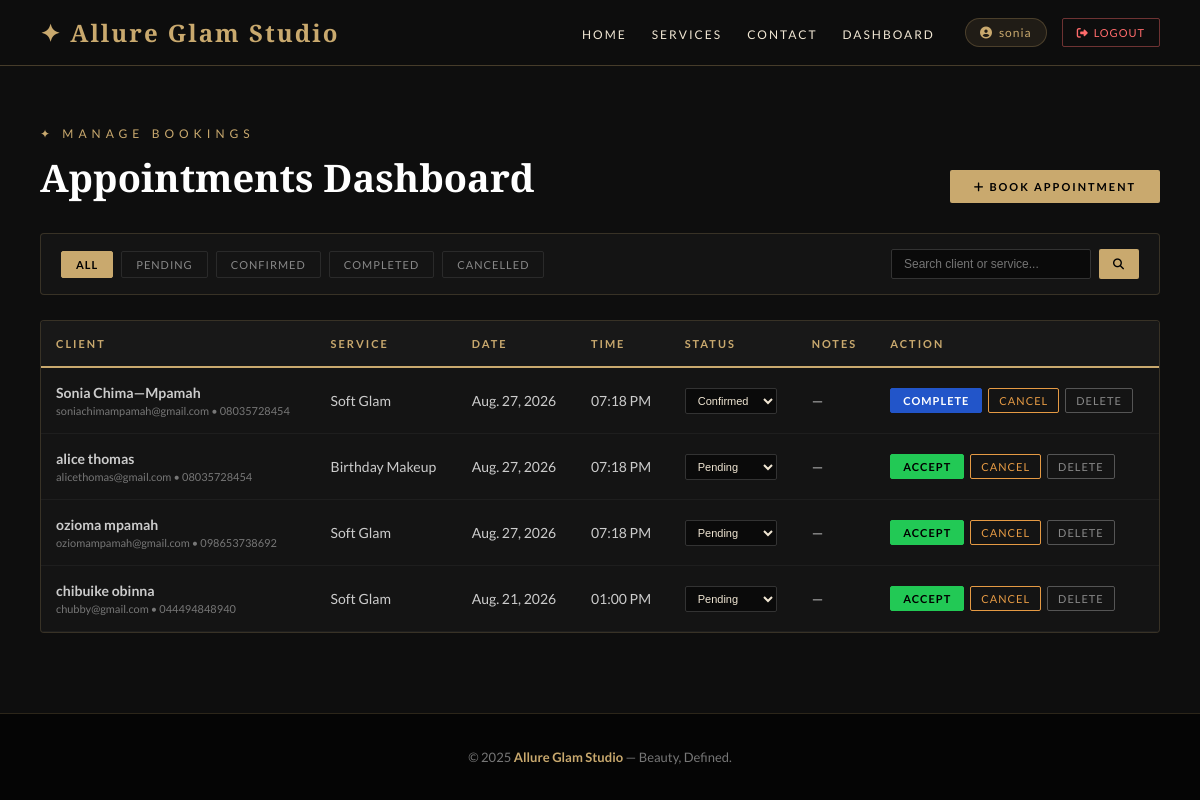
The page /dashboard/ (signed in) on the database its author committed.
### bookings/models.py (models this page shows, shortened)
class Appointment(models.Model):
    STATUS_CHOICES = [
        ('pending', 'Pending'),
        ('confirmed', 'Confirmed'),
        ('cancelled', 'Cancelled'),
        ('completed', 'Completed'),
    ]
    client = models.ForeignKey(Client, on_delete=models.CASCADE, related_name='appointments')
    service = models.ForeignKey(Service, on_delete=models.CASCADE, related_name='appointments')
    date = models.DateField()
    time = models.TimeField()
    status = models.CharField(max_length=20, choices=STATUS_CHOICES, default='pending')
    notes = models.TextField(blank=True)  # Optional notes from client
    created_at = models.DateTimeField(auto_now_add=True)
    class Meta:
        ordering = ['-date', '-time']

class Client(models.Model):
    user = models.OneToOneField(User, on_delete=models.SET_NULL, null=True, blank=True, related_name='client_profile')
    first_name = models.CharField(max_length=50)
    last_name = models.CharField(max_length=50)
    email = models.EmailField(unique=True)
    phone = models.CharField(max_length=20)

class Service(models.Model):
    name = models.CharField(max_length=100)
    description = models.TextField()
    duration_minutes = models.IntegerField()
    price = models.DecimalField(max_digits=10, decimal_places=2)
    image = models.ImageField(upload_to='services/', blank=True, null=True)

### bookings/views.py (the view, shortened to what this page needs)
# urls.py: path('dashboard/', views.dashboard, name='dashboard'),
@login_required(login_url='login')
def dashboard(request):
    is_staff_user = request.user.is_staff or request.user.is_superuser
    if is_staff_user:
        status_filter = request.GET.get('status', '').strip()
        search_query = request.GET.get('q', '').strip()
        appointments = Appointment.objects.select_related('client', 'service').all()
        if status_filter in ['pending', 'confirmed', 'cancelled', 'completed']:
            appointments = appointments.filter(status=status_filter)
    else:
        appointments = Appointment.objects.select_related('client', 'service').filter(
            Q(client__user=request.user) | Q(client__email=request.user.email)
        )
        status_filter = ''
        search_query = ''
    return render(request, 'bookings/dashboard.html', {
        'appointments': appointments,
        'is_staff': is_staff_user,
        'current_status': status_filter,
        'search_query': search_query,
    })

### bookings/templates/bookings/dashboard.html (shortened to what this page needs)
{% extends 'bookings/base.html' %}
{% block content %}
<section class="dashboard-section">
    <div class="dashboard-header">
        <div>
            <p class="section-label">✦ Manage Bookings</p>
            <h2>{% if is_staff %}Appointments Dashboard{% else %}My Appointments{% endif %}</h2>
        </div>
        <div>
            <a href="/#services" class="btn-new-booking"><i class="fas fa-plus"></i> Book Appointment</a>
        </div>
    </div>
    {% if is_staff %}
    <div class="dashboard-controls">
        <div class="filter-tabs">
            <a href="{% url 'dashboard' %}" class="filter-tab {% if not current_status %}active{% endif %}">All</a>
            <a href="{% url 'dashboard' %}?status=pending" class="filter-tab {% if current_status == 'pending' %}active{% endif %}">Pending</a>
            <a href="{% url 'dashboard' %}?status=confirmed" class="filter-tab {% if current_status == 'confirmed' %}active{% endif %}">Confirmed</a>
            <a href="{% url 'dashboard' %}?status=completed" class="filter-tab {% if current_status == 'completed' %}active{% endif %}">Completed</a>
            <a href="{% url 'dashboard' %}?status=cancelled" class="filter-tab {% if current_status == 'cancelled' %}active{% endif %}">Cancelled</a>
        </div>
        <form method="GET" action="{% url 'dashboard' %}" class="search-form">
            <input type="text" name="q" value="{{ search_query|default:'' }}" class="search-input" placeholder="Search client or service...">
            <button type="submit" class="btn-search"><i class="fas fa-search"></i></button>
        </form>
    </div>
    {% endif %}
    {% if appointments %}
    <div class="table-container">
        <table>
            <thead>
                <tr>
                    <th>Client</th>
                    <th>Service</th>
                    <th>Date</th>
                    <th>Time</th>
                    <th>Status</th>
                    <th>Notes</th>
                    <th>Action</th>
                </tr>
            </thead>
            <tbody>
                {% for appt in appointments %}
                <tr>
                    <td>
                        <strong>{{ appt.client.first_name }} {{ appt.client.last_name }}</strong>
                        {% if is_staff %}
                        <span class="client-sub">{{ appt.client.email }} • {{ appt.client.phone }}</span>
                        {% endif %}
                    </td>
                    <td>{{ appt.service.name }}</td>
                    <td>{{ appt.date }}</td>
                    <td>{{ appt.time|time:"h:i A" }}</td>
                    <td>
                        {% if is_staff %}
                        <form method="POST" action="{% url 'update_status' appt.id %}" class="status-select-form">
                            <select name="status" onchange="this.form.submit()">
                                <option value="pending" {% if appt.status == 'pending' %}selected{% endif %}>Pending</option>
                                <option value="confirmed" {% if appt.status == 'confirmed' %}selected{% endif %}>Confirmed</option>
                            </select>
                        </form>
                        {% else %}
                        <span class="badge badge-{{ appt.status }}">{{ appt.get_status_display }}</span>
                        {% endif %}
                    </td>
                    <td>{{ appt.notes|default:"—" }}</td>
                    <td>
                        {% if is_staff %}
                        <div class="action-group">
                            {% if appt.status == 'pending' %}
                            <form method="POST" action="{% url 'update_status' appt.id %}" style="display:inline;">
                                <button type="submit" class="btn-accept" title="Accept Booking">Accept</button>
                            </form>
                            <form method="POST" action="{% url 'update_status' appt.id %}" style="display:inline;">
                                <button type="submit" class="btn-cancel-admin" title="Cancel Booking">Cancel</button>
                            </form>
                            {% elif appt.status == 'confirmed' %}
                            <form method="POST" action="{% url 'update_status' appt.id %}" style="display:inline;">
                                <button type="submit" class="btn-accept" style="background:#2255c9; border-color:#2255c9; color:#fff;" title="Mark Completed">Complete</button>
                            </form>
                            <form method="POST" action="{% url 'update_status' appt.id %}" style="display:inline;">
                                <button type="submit" class="btn-cancel-admin" title="Cancel Booking">Cancel</button>
                            </form>
                            {% endif %}
                            <form method="POST" action="{% url 'delete_appointment' appt.id %}" onsubmit="return confirm('Are you sure you want to permanently delete this appointment?')" style="display:inline;">
                                <button type="submit" class="btn-delete" title="Delete Record">Delete</button>
                            </form>
                        </div>
                        {% endif %}
                    </td>
                </tr>
                {% endfor %}
            </tbody>
        </table>
    </div>
    {% else %}
    <div class="empty-state">
        <p>No appointments found. {% if not is_staff %}Ready for your next look?{% endif %} 💄</p>
        <a href="/#services" class="btn-new-booking">Explore Services & Book</a>
    </div>
    {% endif %}
</section>
{% endblock %}

### bookings/templates/bookings/base.html (shortened to what this page needs)
<!DOCTYPE html>
<html lang="en">
<head>
    <link href="https://cdnjs.cloudflare.com/ajax/libs/font-awesome/6.4.0/css/all.min.css" rel="stylesheet">
</head>
<body>
<header>
    <nav>
        <a href="/" class="logo">✦ Allure Glam Studio</a>
        <div class="nav-links-wrapper" id="navLinksWrapper">
            <ul class="nav-menu">
                <li><a href="/">Home</a></li>
                <li><a href="/#services">Services</a></li>
                <li><a href="/#contact">Contact</a></li>
                <li><a href="/dashboard/">Dashboard</a></li>
            </ul>
            <div class="nav-auth">
                {% if user.is_authenticated %}
                    <span class="user-greeting">
                        <i class="fas fa-user-circle"></i>
                        {{ user.first_name|default:user.username }}
                    </span>
                    <a href="/logout/" class="btn-nav-logout"><i class="fas fa-sign-out-alt"></i> Logout</a>
                {% else %}
                    <a href="/login/" class="btn-nav-login">Sign In</a>
                    <a href="/signup/" class="btn-nav-signup">Sign Up</a>
                {% endif %}
            </div>
        </div>
    </nav>
</header>
<main>
    {% block content %}{% endblock %}
</main>
<footer>
    <p>© 2025 <span>Allure Glam Studio</span> — Beauty, Defined.</p>
</footer>
</body>
</html>

### bookings/templates/bookings/base.html (style rules this page uses)
* { margin: 0; padding: 0; box-sizing: border-box; }
html { scroll-behavior: smooth; }
body { font-family: 'Lato', sans-serif; background-color: #0e0e0e; color: #f0e6d3; min-height: 100vh; display: flex; flex-direction: column; }
header { position: sticky; top: 0; z-index: 1000; background: rgba(14, 14, 14, 0.95); backdrop-filter: blur(10px); border-bottom: 1px solid rgba(201, 169, 110, 0.3); }
nav { display: flex; justify-content: space-between; align-items: center; padding: 16px 40px; max-width: 1400px; margin: 0 auto; }
.logo { font-family: 'Playfair Display', serif; font-size: 24px; font-weight: 700; color: #c9a96e; text-decoration: none; letter-spacing: 2px; display: flex; align-items: center; gap: 8px; transition: color 0.3s; }
.nav-links-wrapper { display: flex; align-items: center; gap: 30px; }
.nav-menu { list-style: none; display: flex; align-items: center; gap: 25px; }
.nav-menu a { color: #f0e6d3; text-decoration: none; font-size: 12px; letter-spacing: 2px; text-transform: uppercase; font-weight: 400; transition: color 0.3s, transform 0.2s; position: relative; padding: 6px 0; }
.nav-menu a::after { content: ''; position: absolute; bottom: 0; left: 0; width: 0; height: 2px; background: #c9a96e; transition: width 0.3s ease; }
.nav-auth { display: flex; align-items: center; gap: 15px; }
.user-greeting { font-size: 12px; color: #c9a96e; letter-spacing: 1px; display: flex; align-items: center; gap: 6px; background: rgba(201, 169, 110, 0.1); padding: 6px 14px; border-radius: 20px; border: 1px solid rgba(201, 169, 110, 0.25); }
.btn-nav-logout { color: #ff6b6b; border: 1px solid rgba(255, 107, 107, 0.4); padding: 7px 14px; text-decoration: none; font-size: 11px; letter-spacing: 1px; text-transform: uppercase; border-radius: 2px; transition: all 0.3s; display: inline-flex; align-items: center; gap: 5px; }
main { flex: 1; }
footer { background: #050505; text-align: center; padding: 35px 20px; color: #777; font-size: 13px; border-top: 1px solid rgba(201, 169, 110, 0.2); margin-top: auto; }
footer span { color: #c9a96e; font-weight: 600; }

### rows shown on the page
Appointment: client.first_name "Sonia", client.last_name "Chima—Mpamah", client.email "soniachimampamah@gmail.com", client.phone "08035728454", service.name "Soft Glam", date "Aug. 27, 2026", time "07:18 PM", status "Confirmed", notes "—", shows "COMPLETE"
Appointment: client.first_name "alice", client.last_name "thomas", client.email "alicethomas@gmail.com", client.phone "08035728454", service.name "Birthday Makeup", date "Aug. 27, 2026", time "07:18 PM", status "Pending", notes "—", shows "ACCEPT"
Appointment: client.first_name "ozioma", client.last_name "mpamah", client.email "oziomampamah@gmail.com", client.phone "098653738692", service.name "Soft Glam", date "Aug. 27, 2026", time "07:18 PM", status "Pending", notes "—", shows "ACCEPT"
Appointment: client.first_name "chibuike", client.last_name "obinna", client.email "chubby@gmail.com", client.phone "044494848940", service.name "Soft Glam", date "Aug. 21, 2026", time "01:00 PM", status "Pending", notes "—", shows "ACCEPT"

### other values the page prints
{{ user.first_name|default:user.username }} "sonia"
